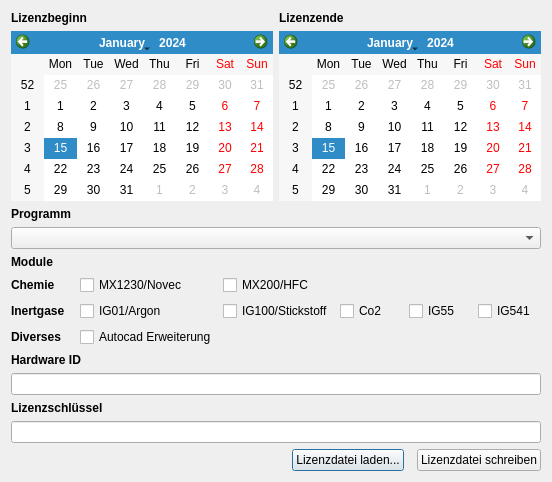
<?xml version="1.0" encoding="UTF-8"?>
<ui version="4.0">
 <class>LizenzGuiClass</class>
 <widget class="QDialog" name="LizenzGuiClass">
  <property name="geometry">
   <rect>
    <x>0</x>
    <y>0</y>
    <width>552</width>
    <height>482</height>
   </rect>
  </property>
  <property name="windowTitle">
   <string>LizenzGui</string>
  </property>
  <property name="windowIcon">
   <iconset resource="LizenzGui.qrc">
    <normaloff>:/LizenzGui/Resources/argotec.png</normaloff>:/LizenzGui/Resources/argotec.png</iconset>
  </property>
  <layout class="QGridLayout">
   <item row="0" column="0">
    <layout class="QHBoxLayout">
     <item>
      <widget class="QLabel" name="label_begin">
       <property name="text">
        <string>&lt;b&gt;Lizenzbeginn</string>
       </property>
      </widget>
     </item>
     <item>
      <widget class="QLabel" name="label_end">
       <property name="text">
        <string>&lt;b&gt;Lizenzende</string>
       </property>
      </widget>
     </item>
    </layout>
   </item>
   <item row="1" column="0">
    <layout class="QHBoxLayout">
     <item>
      <widget class="QCalendarWidget" name="calendarWidget_begin"/>
     </item>
     <item>
      <widget class="QCalendarWidget" name="calendarWidget_end"/>
     </item>
    </layout>
   </item>
   <item row="2" column="0">
    <layout class="QVBoxLayout">
     <item>
      <widget class="QLabel" name="label_program">
       <property name="text">
        <string>&lt;b&gt;Programm</string>
       </property>
      </widget>
     </item>
     <item>
      <widget class="QComboBox" name="comboBox_programm"/>
     </item>
    </layout>
   </item>
   <item row="3" column="0">
    <layout class="QGridLayout">
     <item row="1" column="1">
      <widget class="QCheckBox" name="checkBox_novec">
       <property name="text">
        <string>MX1230/Novec</string>
       </property>
      </widget>
     </item>
     <item row="1" column="2">
      <widget class="QCheckBox" name="checkBox_hfc">
       <property name="text">
        <string>MX200/HFC</string>
       </property>
      </widget>
     </item>
     <item row="2" column="5">
      <widget class="QCheckBox" name="checkBox_co2">
       <property name="text">
        <string>Co2</string>
       </property>
      </widget>
     </item>
     <item row="2" column="6">
      <widget class="QCheckBox" name="checkBox_ig55">
       <property name="text">
        <string>IG55</string>
       </property>
      </widget>
     </item>
     <item row="2" column="7">
      <widget class="QCheckBox" name="checkBox_ig541">
       <property name="text">
        <string>IG541</string>
       </property>
      </widget>
     </item>
     <item row="3" column="1">
      <widget class="QCheckBox" name="checkBox_autocad">
       <property name="text">
        <string>Autocad Erweiterung</string>
       </property>
      </widget>
     </item>
     <item row="1" column="0">
      <widget class="QLabel" name="label">
       <property name="text">
        <string>&lt;b&gt;Chemie</string>
       </property>
      </widget>
     </item>
     <item row="0" column="0">
      <widget class="QLabel" name="label_module">
       <property name="text">
        <string>&lt;b&gt;Module</string>
       </property>
      </widget>
     </item>
     <item row="2" column="0">
      <widget class="QLabel" name="label_2">
       <property name="focusPolicy">
        <enum>Qt::NoFocus</enum>
       </property>
       <property name="text">
        <string>&lt;b&gt;Inertgase</string>
       </property>
      </widget>
     </item>
     <item row="3" column="0">
      <widget class="QLabel" name="label_3">
       <property name="focusPolicy">
        <enum>Qt::NoFocus</enum>
       </property>
       <property name="text">
        <string>&lt;b&gt;Diverses</string>
       </property>
      </widget>
     </item>
     <item row="2" column="2">
      <widget class="QCheckBox" name="checkBox_stickstoff">
       <property name="text">
        <string>IG100/Stickstoff</string>
       </property>
      </widget>
     </item>
     <item row="2" column="1">
      <widget class="QCheckBox" name="checkBox_argon">
       <property name="text">
        <string>IG01/Argon</string>
       </property>
      </widget>
     </item>
    </layout>
   </item>
   <item row="4" column="0">
    <layout class="QVBoxLayout">
     <item>
      <widget class="QLabel" name="label_hwid">
       <property name="text">
        <string>&lt;b&gt;Hardware ID</string>
       </property>
      </widget>
     </item>
     <item>
      <widget class="QLineEdit" name="lineEdit_hwid">
       <property name="maxLength">
        <number>8</number>
       </property>
       <property name="readOnly">
        <bool>false</bool>
       </property>
      </widget>
     </item>
    </layout>
   </item>
   <item row="5" column="0">
    <widget class="QLabel" name="label_key">
     <property name="text">
      <string>&lt;b&gt;Lizenzschlüssel</string>
     </property>
    </widget>
   </item>
   <item row="6" column="0">
    <widget class="QLineEdit" name="lineEdit_key">
     <property name="maxLength">
      <number>300</number>
     </property>
     <property name="frame">
      <bool>true</bool>
     </property>
     <property name="readOnly">
      <bool>true</bool>
     </property>
    </widget>
   </item>
   <item row="7" column="0">
    <layout class="QHBoxLayout">
     <property name="spacing">
      <number>13</number>
     </property>
     <item>
      <spacer>
       <property name="orientation">
        <enum>Qt::Horizontal</enum>
       </property>
       <property name="sizeHint" stdset="0">
        <size>
         <width>40</width>
         <height>20</height>
        </size>
       </property>
      </spacer>
     </item>
     <item>
      <widget class="QPushButton" name="pushButton_read_license">
       <property name="text">
        <string>Lizenzdatei laden...</string>
       </property>
      </widget>
     </item>
     <item>
      <widget class="QPushButton" name="pushButton_write_license">
       <property name="text">
        <string>Lizenzdatei schreiben</string>
       </property>
      </widget>
     </item>
    </layout>
   </item>
  </layout>
 </widget>
 <layoutdefault spacing="6" margin="11"/>
 <resources>
  <include location="LizenzGui.qrc"/>
 </resources>
 <connections/>
</ui>
